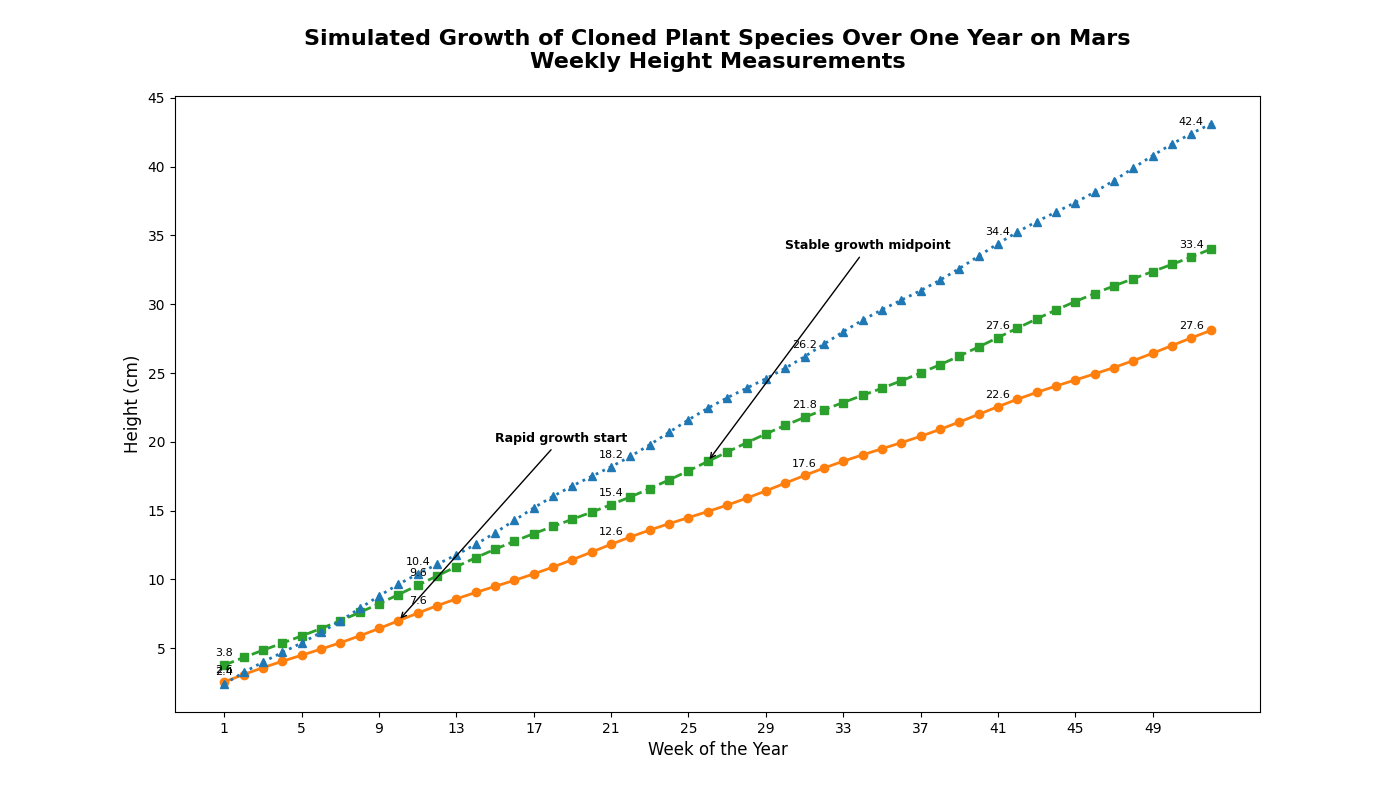

The script that drew this image:
import matplotlib.pyplot as plt
import numpy as np

weeks = np.arange(1, 53)

species_1_growth = 2 + 0.5 * weeks + 0.1 * np.sin(2 * np.pi * weeks / 10)
species_2_growth = 3 + 0.6 * weeks + 0.2 * np.cos(2 * np.pi * weeks / 15)
species_3_growth = 1.5 + 0.8 * weeks + 0.15 * np.sin(2 * np.pi * weeks / 8)

fig, ax = plt.subplots(figsize=(14, 8))

ax.plot(weeks, species_1_growth, marker='o', linestyle='-', color='#ff7f0e', linewidth=2)
ax.plot(weeks, species_2_growth, marker='s', linestyle='--', color='#2ca02c', linewidth=2)
ax.plot(weeks, species_3_growth, marker='^', linestyle=':', color='#1f77b4', linewidth=2)

ax.annotate('Rapid growth start', xy=(10, species_1_growth[9]), xytext=(15, 20),
            arrowprops=dict(facecolor='black', arrowstyle='->'), fontsize=9, fontweight='bold')
ax.annotate('Stable growth midpoint', xy=(26, species_2_growth[25]), xytext=(30, 34),
            arrowprops=dict(facecolor='black', arrowstyle='->'), fontsize=9, fontweight='bold')

for i, week in enumerate(weeks):
    if i % 10 == 0:
        ax.text(week, species_1_growth[i] + 0.5, f'{species_1_growth[i]:.1f}', fontsize=8, ha='center', va='bottom')
        ax.text(week, species_2_growth[i] + 0.5, f'{species_2_growth[i]:.1f}', fontsize=8, ha='center', va='bottom')
        ax.text(week, species_3_growth[i] + 0.5, f'{species_3_growth[i]:.1f}', fontsize=8, ha='center', va='bottom')

plt.title("Simulated Growth of Cloned Plant Species Over One Year on Mars\nWeekly Height Measurements", fontsize=16, fontweight='bold', pad=20)
ax.set_xlabel('Week of the Year', fontsize=12)
ax.set_ylabel('Height (cm)', fontsize=12)
plt.xticks(weeks[::4])

plt.show()
